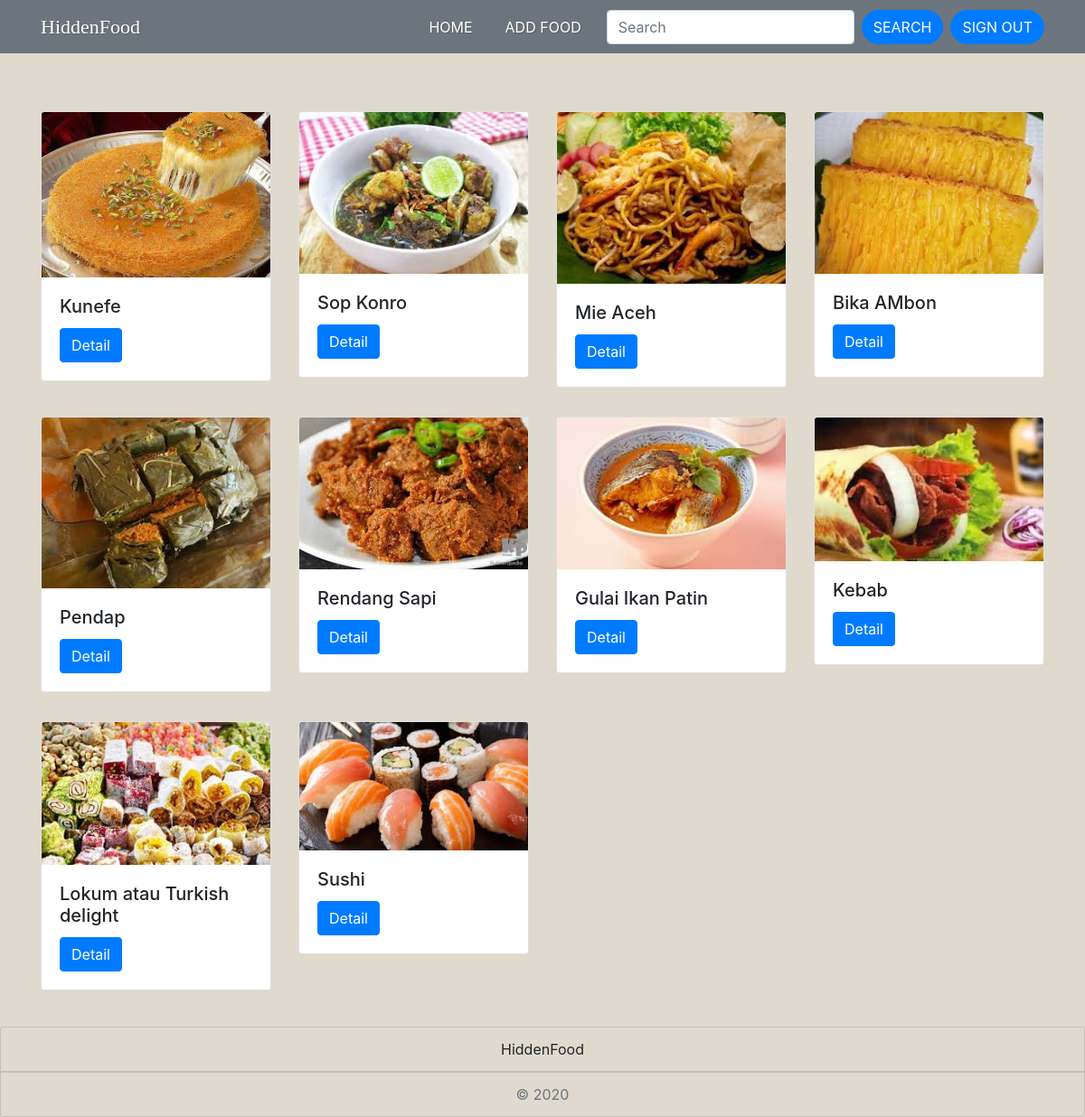
The app's page /tubes/tubes_193040042/php/isi.php with its own data.
### tables this page shows
CREATE TABLE IF NOT EXISTS `makanan` (
  `id` int(11) NOT NULL AUTO_INCREMENT,
  `gambar` varchar(255) NOT NULL,
  `nama` varchar(255) NOT NULL,
  `bahan` longtext NOT NULL,
  `daerah_asal` varchar(255) NOT NULL,
  `manfaat` longtext NOT NULL,
  PRIMARY KEY (`id`)
);

### tubes/tubes_193040042/php/function.php (called while the page is built, shortened)
<?php
function koneksi()
{
    $conn = mysqli_connect("localhost", "root", "") or die("Koneksi ke DB gagal");
    mysqli_select_db($conn, "tubes_193040042") or die("Database Salah!");
    return $conn;
}
function query($sql)
{
    $conn = koneksi();
    $result = mysqli_query($conn, $sql);
    $rows = [];
    while ($row = mysqli_fetch_assoc($result)) {
        $rows[] = $row;
    }
    return $rows;
}

### tubes/tubes_193040042/php/isi.php (the view, shortened to what this page needs)
<?php
if (isset($_GET['cari'])) {
  $keyword = $_GET['keyword'];
  $makanan = query("SELECT * FROM makanan WHERE
               gambar LIKE '%$keyword%' OR
               nama LIKE '%$keyword%' OR
               bahan LIKE '%$keyword%' OR
               daerah_asal LIKE '%$keyword%' OR
               manfaat LIKE '%$keyword%' ");
} else {
  $makanan = query("SELECT * FROM makanan");
}
?>
<!doctype html>
<html lang="en">
<head>
  <link rel="stylesheet" href="https://maxcdn.bootstrapcdn.com/bootstrap/4.0.0/css/bootstrap.min.css">
  <link rel="stylesheet" href="../css/newcss.css">
</head>
<body id="body">
  <nav class="navbar sticky-top navbar-expand-lg navbar-light bg-secondary">
    <div class="container">
      <a class="navbar-brand" href="#body">HiddenFood</a>
      <div class="collapse navbar-collapse" id="navbarNavAltMarkup">
        <div class="navbar-nav ml-auto">
          <a class="nav-item nav-link active" href="../index.php">Home<span class="sr-only">(current)</span></a>
          <a class="nav-item nav-link active" href="admin.php">Add Food</a>
        </div>
        <form class="form-inline" action="" method="GET">
          <input class="form-control mr-sm-2" type="search" placeholder="Search" aria-label="Search" name="keyword">
          <button class="btn btn-primary my-2 my-sm-0 mr-2 tombol" type="submit" name="cari">Search</button>
          <a class="nav-item  btn btn-primary tombol" href="logout.php">Sign Out</a>
        </form>
      </div>
    </div>
  </nav>
  <div class="container">
    <div class="row pt-5">
      <?php foreach ($makanan as $mkn) : ?>
        <div class="col-sm-3 mb-3">
          <div class="card mt-3">
            <img src="../assets/img/<?= $mkn['gambar']; ?> " class="card-img-top">
            <div class="card-body">
              <h5 class="card-title"><?= $mkn['nama']; ?></h5>
              <a href="detail2.php?id=<?= $mkn['id']; ?>" class="btn btn-primary">Detail</a>
            </div>
          </div>
        </div>
      <?php endforeach; ?>
    </div>
  </div>
  <div class="card text-center mt-4" style="background-color: rgb(223, 218, 205)">
    <div class="card-header" style="background-color: rgb(223, 218, 205)">
      HiddenFood
    </div>
    <div class="card-footer text-muted" style="background-color: rgb(223, 218, 205)">
      © 2020
    </div>
  </div>
</body>
</html>

### tubes/tubes_193040042/css/newcss.css (style rules this page uses)
body { background-color: rgb(223, 218, 205); }
.navbar-brand { font-family: viga; font-size: 22px; }
.tombol { text-transform: uppercase; border-radius: 50px; }
@media (min-width: 992px) { .navbar-brand, .nav-link { color: white !important; text-shadow: 1px 1px 1px rgba(86, 86, 81, 0.7); } }
@media (min-width: 992px) { .nav-link { text-transform: uppercase; margin-right: 20px; } }

### records on screen
makanan: gambar (picture), nama "Kunefe"
makanan: gambar (picture), nama "Sop Konro"
makanan: gambar (picture), nama "Mie Aceh"
makanan: gambar (picture), nama "Bika AMbon"
makanan: gambar (picture), nama "Pendap"
makanan: gambar (picture), nama "Rendang Sapi"
makanan: gambar (picture), nama "Gulai Ikan Patin"
makanan: gambar (picture), nama "Kebab"
makanan: gambar (picture), nama "Lokum atau Turkish delight"
makanan: gambar (picture), nama "Sushi"
